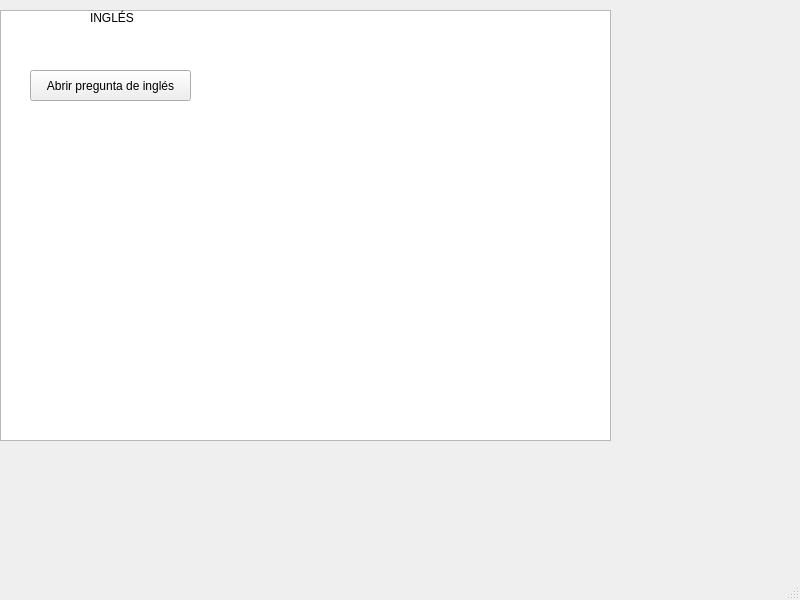
<?xml version="1.0" encoding="UTF-8"?>
<ui version="4.0">
 <class>MainWindow</class>
 <widget class="QMainWindow" name="MainWindow">
  <property name="geometry">
   <rect>
    <x>0</x>
    <y>0</y>
    <width>800</width>
    <height>600</height>
   </rect>
  </property>
  <property name="windowTitle">
   <string>MainWindow</string>
  </property>
  <widget class="QWidget" name="centralwidget">
   <widget class="QGraphicsView" name="graphicsView">
    <property name="geometry">
     <rect>
      <x>0</x>
      <y>10</y>
      <width>611</width>
      <height>431</height>
     </rect>
    </property>
   </widget>
   <widget class="QPushButton" name="pushButton">
    <property name="geometry">
     <rect>
      <x>30</x>
      <y>70</y>
      <width>161</width>
      <height>31</height>
     </rect>
    </property>
    <property name="text">
     <string>Abrir pregunta de inglés</string>
    </property>
   </widget>
   <widget class="QLabel" name="label">
    <property name="geometry">
     <rect>
      <x>90</x>
      <y>10</y>
      <width>51</width>
      <height>16</height>
     </rect>
    </property>
    <property name="text">
     <string>INGLÉS</string>
    </property>
   </widget>
  </widget>
  <widget class="QMenuBar" name="menubar">
   <property name="geometry">
    <rect>
     <x>0</x>
     <y>0</y>
     <width>800</width>
     <height>22</height>
    </rect>
   </property>
  </widget>
  <widget class="QStatusBar" name="statusbar"/>
 </widget>
 <resources/>
 <connections/>
</ui>
